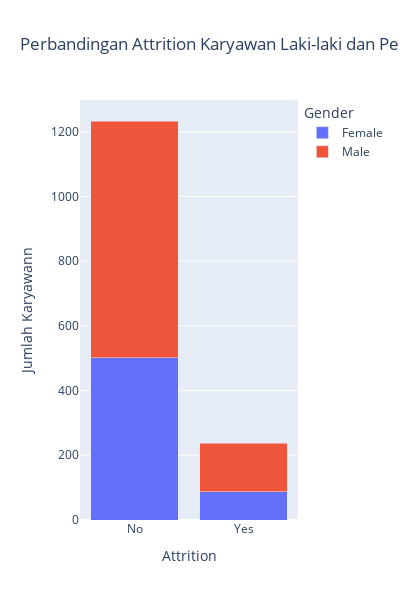

The notebook cell saved with this chart:
### Code cell
fig = px.bar(gender_attrition, barmode='stack',
             title='Perbandingan Attrition Karyawan Laki-laki dan Perempuan',
             height=600, width=400)
fig.update_layout(
    xaxis_title = 'Attrition',
    yaxis_title = 'Jumlah Karyawann')
fig.show()

### Figure 1 — Plotly figure (JSON) as saved in the notebook; plotly's stock layout.template omitted (floating-point values rounded to 4 significant figures)
{"data": [{"hovertemplate": "Gender=Female<br>Attrition=%{x}<br>value=%{y}<extra></extra>", "legendgroup": "Female", "marker": {"color": "#636efa", "pattern": {"shape": ""}}, "name": "Female", "orientation": "v", "showlegend": true, "textposition": "auto", "type": "bar", "x": ["No", "Yes"], "xaxis": "x", "y": [501, 87], "yaxis": "y"}, {"hovertemplate": "Gender=Male<br>Attrition=%{x}<br>value=%{y}<extra></extra>", "legendgroup": "Male", "marker": {"color": "#EF553B", "pattern": {"shape": ""}}, "name": "Male", "orientation": "v", "showlegend": true, "textposition": "auto", "type": "bar", "x": ["No", "Yes"], "xaxis": "x", "y": [732, 150], "yaxis": "y"}], "layout": {"barmode": "stack", "height": 600, "legend": {"title": {"text": "Gender"}, "tracegroupgap": 0}, "title": {"text": "Perbandingan Attrition Karyawan Laki-laki dan Perempuan"}, "width": 400, "xaxis": {"anchor": "y", "domain": [0, 1], "title": {"text": "Attrition"}}, "yaxis": {"anchor": "x", "domain": [0, 1], "title": {"text": "Jumlah Karyawann"}}}}
